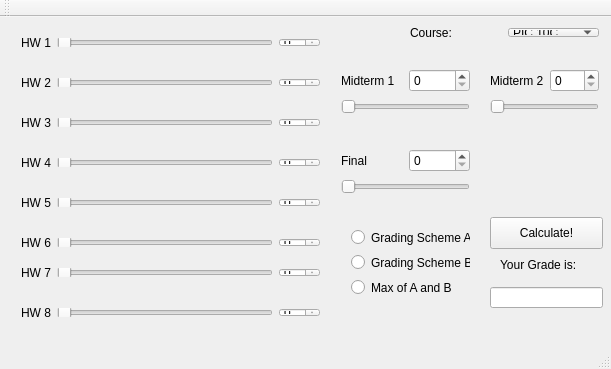
<?xml version="1.0" encoding="UTF-8"?>
<ui version="4.0">
 <class>MainWindow</class>
 <widget class="QMainWindow" name="MainWindow">
  <property name="geometry">
   <rect>
    <x>0</x>
    <y>0</y>
    <width>611</width>
    <height>369</height>
   </rect>
  </property>
  <property name="windowTitle">
   <string>MainWindow</string>
  </property>
  <widget class="QWidget" name="centralWidget">
   <widget class="QWidget" name="horizontalLayoutWidget">
    <property name="geometry">
     <rect>
      <x>399</x>
      <y>0</y>
      <width>211</width>
      <height>31</height>
     </rect>
    </property>
    <layout class="QHBoxLayout" name="horizontalLayout">
     <item>
      <widget class="QLabel" name="label">
       <property name="text">
        <string>Course:</string>
       </property>
      </widget>
     </item>
     <item>
      <widget class="QComboBox" name="comboBox">
       <item>
        <property name="text">
         <string>PIC 10C</string>
        </property>
       </item>
       <item>
        <property name="text">
         <string>PIC 10B</string>
        </property>
       </item>
       <item>
        <property name="text">
         <string>PIC 10A</string>
        </property>
       </item>
      </widget>
     </item>
    </layout>
   </widget>
   <widget class="QWidget" name="horizontalLayoutWidget_3">
    <property name="geometry">
     <rect>
      <x>10</x>
      <y>10</y>
      <width>321</width>
      <height>31</height>
     </rect>
    </property>
    <layout class="QHBoxLayout" name="horizontalLayout_3">
     <item>
      <widget class="QLabel" name="label_3">
       <property name="text">
        <string>HW 1</string>
       </property>
      </widget>
     </item>
     <item>
      <widget class="QSlider" name="horizontalSlider_2">
       <property name="orientation">
        <enum>Qt::Horizontal</enum>
       </property>
      </widget>
     </item>
     <item>
      <widget class="QSpinBox" name="spinBox_2"/>
     </item>
    </layout>
   </widget>
   <widget class="QWidget" name="horizontalLayoutWidget_4">
    <property name="geometry">
     <rect>
      <x>10</x>
      <y>50</y>
      <width>321</width>
      <height>31</height>
     </rect>
    </property>
    <layout class="QHBoxLayout" name="horizontalLayout_4">
     <item>
      <widget class="QLabel" name="label_4">
       <property name="text">
        <string>HW 2</string>
       </property>
      </widget>
     </item>
     <item>
      <widget class="QSlider" name="horizontalSlider_3">
       <property name="orientation">
        <enum>Qt::Horizontal</enum>
       </property>
      </widget>
     </item>
     <item>
      <widget class="QSpinBox" name="spinBox_3"/>
     </item>
    </layout>
   </widget>
   <widget class="QWidget" name="horizontalLayoutWidget_5">
    <property name="geometry">
     <rect>
      <x>10</x>
      <y>90</y>
      <width>321</width>
      <height>31</height>
     </rect>
    </property>
    <layout class="QHBoxLayout" name="horizontalLayout_5">
     <item>
      <widget class="QLabel" name="label_5">
       <property name="text">
        <string>HW 3</string>
       </property>
      </widget>
     </item>
     <item>
      <widget class="QSlider" name="horizontalSlider_4">
       <property name="orientation">
        <enum>Qt::Horizontal</enum>
       </property>
      </widget>
     </item>
     <item>
      <widget class="QSpinBox" name="spinBox_4"/>
     </item>
    </layout>
   </widget>
   <widget class="QWidget" name="horizontalLayoutWidget_6">
    <property name="geometry">
     <rect>
      <x>10</x>
      <y>130</y>
      <width>321</width>
      <height>31</height>
     </rect>
    </property>
    <layout class="QHBoxLayout" name="horizontalLayout_6">
     <item>
      <widget class="QLabel" name="label_6">
       <property name="text">
        <string>HW 4</string>
       </property>
      </widget>
     </item>
     <item>
      <widget class="QSlider" name="horizontalSlider_5">
       <property name="orientation">
        <enum>Qt::Horizontal</enum>
       </property>
      </widget>
     </item>
     <item>
      <widget class="QSpinBox" name="spinBox_5"/>
     </item>
    </layout>
   </widget>
   <widget class="QWidget" name="horizontalLayoutWidget_7">
    <property name="geometry">
     <rect>
      <x>10</x>
      <y>170</y>
      <width>321</width>
      <height>31</height>
     </rect>
    </property>
    <layout class="QHBoxLayout" name="horizontalLayout_7">
     <item>
      <widget class="QLabel" name="label_7">
       <property name="text">
        <string>HW 5</string>
       </property>
      </widget>
     </item>
     <item>
      <widget class="QSlider" name="horizontalSlider_6">
       <property name="orientation">
        <enum>Qt::Horizontal</enum>
       </property>
      </widget>
     </item>
     <item>
      <widget class="QSpinBox" name="spinBox_6"/>
     </item>
    </layout>
   </widget>
   <widget class="QWidget" name="horizontalLayoutWidget_8">
    <property name="geometry">
     <rect>
      <x>10</x>
      <y>210</y>
      <width>321</width>
      <height>31</height>
     </rect>
    </property>
    <layout class="QHBoxLayout" name="horizontalLayout_8">
     <item>
      <widget class="QLabel" name="label_8">
       <property name="text">
        <string>HW 6</string>
       </property>
      </widget>
     </item>
     <item>
      <widget class="QSlider" name="horizontalSlider_7">
       <property name="orientation">
        <enum>Qt::Horizontal</enum>
       </property>
      </widget>
     </item>
     <item>
      <widget class="QSpinBox" name="spinBox_7"/>
     </item>
    </layout>
   </widget>
   <widget class="QWidget" name="horizontalLayoutWidget_9">
    <property name="geometry">
     <rect>
      <x>10</x>
      <y>280</y>
      <width>321</width>
      <height>31</height>
     </rect>
    </property>
    <layout class="QHBoxLayout" name="horizontalLayout_9">
     <item>
      <widget class="QLabel" name="label_9">
       <property name="text">
        <string>HW 8</string>
       </property>
      </widget>
     </item>
     <item>
      <widget class="QSlider" name="horizontalSlider_8">
       <property name="orientation">
        <enum>Qt::Horizontal</enum>
       </property>
      </widget>
     </item>
     <item>
      <widget class="QSpinBox" name="spinBox_8"/>
     </item>
    </layout>
   </widget>
   <widget class="QWidget" name="horizontalLayoutWidget_10">
    <property name="geometry">
     <rect>
      <x>10</x>
      <y>240</y>
      <width>321</width>
      <height>31</height>
     </rect>
    </property>
    <layout class="QHBoxLayout" name="horizontalLayout_10">
     <item>
      <widget class="QLabel" name="label_10">
       <property name="text">
        <string>HW 7</string>
       </property>
      </widget>
     </item>
     <item>
      <widget class="QSlider" name="horizontalSlider_9">
       <property name="orientation">
        <enum>Qt::Horizontal</enum>
       </property>
      </widget>
     </item>
     <item>
      <widget class="QSpinBox" name="spinBox_9"/>
     </item>
    </layout>
   </widget>
   <widget class="QWidget" name="gridLayoutWidget">
    <property name="geometry">
     <rect>
      <x>330</x>
      <y>40</y>
      <width>151</width>
      <height>71</height>
     </rect>
    </property>
    <layout class="QGridLayout" name="gridLayout">
     <item row="1" column="0">
      <widget class="QSlider" name="horizontalSlider">
       <property name="orientation">
        <enum>Qt::Horizontal</enum>
       </property>
      </widget>
     </item>
     <item row="0" column="0">
      <layout class="QHBoxLayout" name="horizontalLayout_2">
       <item>
        <widget class="QLabel" name="label_2">
         <property name="text">
          <string>Midterm 1</string>
         </property>
        </widget>
       </item>
       <item>
        <widget class="QSpinBox" name="spinBox"/>
       </item>
      </layout>
     </item>
    </layout>
   </widget>
   <widget class="QWidget" name="gridLayoutWidget_2">
    <property name="geometry">
     <rect>
      <x>479</x>
      <y>40</y>
      <width>131</width>
      <height>71</height>
     </rect>
    </property>
    <layout class="QGridLayout" name="gridLayout_2">
     <item row="1" column="0">
      <widget class="QSlider" name="horizontalSlider_10">
       <property name="orientation">
        <enum>Qt::Horizontal</enum>
       </property>
      </widget>
     </item>
     <item row="0" column="0">
      <layout class="QHBoxLayout" name="horizontalLayout_11">
       <item>
        <widget class="QLabel" name="label_11">
         <property name="text">
          <string>Midterm 2</string>
         </property>
        </widget>
       </item>
       <item>
        <widget class="QSpinBox" name="spinBox_10"/>
       </item>
      </layout>
     </item>
    </layout>
   </widget>
   <widget class="QWidget" name="gridLayoutWidget_3">
    <property name="geometry">
     <rect>
      <x>330</x>
      <y>120</y>
      <width>151</width>
      <height>71</height>
     </rect>
    </property>
    <layout class="QGridLayout" name="gridLayout_3">
     <item row="1" column="0">
      <widget class="QSlider" name="horizontalSlider_11">
       <property name="orientation">
        <enum>Qt::Horizontal</enum>
       </property>
      </widget>
     </item>
     <item row="0" column="0">
      <layout class="QHBoxLayout" name="horizontalLayout_12">
       <item>
        <widget class="QLabel" name="label_12">
         <property name="text">
          <string>Final</string>
         </property>
        </widget>
       </item>
       <item>
        <widget class="QSpinBox" name="spinBox_11"/>
       </item>
      </layout>
     </item>
    </layout>
   </widget>
   <widget class="QWidget" name="verticalLayoutWidget">
    <property name="geometry">
     <rect>
      <x>340</x>
      <y>200</y>
      <width>141</width>
      <height>91</height>
     </rect>
    </property>
    <layout class="QVBoxLayout" name="verticalLayout">
     <item>
      <widget class="QRadioButton" name="radioButton">
       <property name="text">
        <string>Grading Scheme A</string>
       </property>
      </widget>
     </item>
     <item>
      <widget class="QRadioButton" name="radioButton_3">
       <property name="text">
        <string>Grading Scheme B</string>
       </property>
      </widget>
     </item>
     <item>
      <widget class="QRadioButton" name="radioButton_2">
       <property name="text">
        <string>Max of A and B</string>
       </property>
      </widget>
     </item>
    </layout>
   </widget>
   <widget class="QLabel" name="label_13">
    <property name="geometry">
     <rect>
      <x>500</x>
      <y>240</y>
      <width>101</width>
      <height>16</height>
     </rect>
    </property>
    <property name="text">
     <string>Your Grade is:</string>
    </property>
   </widget>
   <widget class="QLineEdit" name="lineEdit">
    <property name="geometry">
     <rect>
      <x>490</x>
      <y>270</y>
      <width>113</width>
      <height>21</height>
     </rect>
    </property>
   </widget>
   <widget class="QPushButton" name="pushButton">
    <property name="geometry">
     <rect>
      <x>490</x>
      <y>200</y>
      <width>113</width>
      <height>32</height>
     </rect>
    </property>
    <property name="text">
     <string>Calculate!</string>
    </property>
   </widget>
  </widget>
  <widget class="QMenuBar" name="menuBar">
   <property name="geometry">
    <rect>
     <x>0</x>
     <y>0</y>
     <width>611</width>
     <height>22</height>
    </rect>
   </property>
  </widget>
  <widget class="QToolBar" name="mainToolBar">
   <attribute name="toolBarArea">
    <enum>TopToolBarArea</enum>
   </attribute>
   <attribute name="toolBarBreak">
    <bool>false</bool>
   </attribute>
  </widget>
  <widget class="QStatusBar" name="statusBar"/>
 </widget>
 <layoutdefault spacing="6" margin="11"/>
 <resources/>
 <connections/>
</ui>
